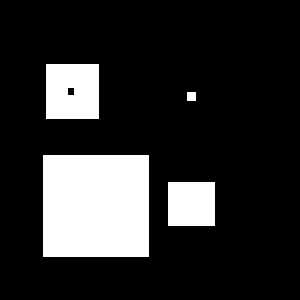
#> input picture 3x3/Image1.pgm, 300 x 300 px
$ python 3x3.py
#> lines starting #> are read from the running program, lines starting #| are printed output that depends on the picture; after the words box and inside, x2 and y2 are one past the last pixel; in counts of white or black regions, pixels touching at a corner belong together
import numpy as np
import cv2
import Queue
from matplotlib import pyplot as plt

#이미지 라벨링 함수
def labeling(height, width, image):
    #라벨링 할 행열 선언
    lab_img= [[0 for col in range(height)] for row in range(width)]

    #원본 이미지 행열을 복사하여 라벨링 할 행열에 넣어줌
    for i in range(0, height):
        for j in range(0, width):
            if (image[i][j] == 255):
                lab_img[i][j] = -1 #라벨링이 되지 않은 값이므로 1이 아닌 -1로 저장함
            if (image[i][j] == 0):
                lab_img[i][j] = 0
            if (j == 0 or j == width-1 or i == 0 or i == height-1): #영상 바깥으로 나가는 것 방지하기 위해 경계 값은 0으로 설정
                lab_img[i][j] = 0

    label=1 #라벨링 번호는 1부터 시작

    #라벨링 할 행열을 검사함. 영상 바깥으로 나가는 것을 방지하기 위해 1부터 높이-2, 폭-2 까지 검사함
    for i in range (1, height-1):
        for j in range (1, width-1):
            if (lab_img[i][j] == -1): #번호가 붙여져 있지 않으면
                efficient_floodfill4(lab_img,i,j,label) #4연결성 검사
                label += 1 #다음 라벨링 번호


#4연결성 범람 채움 함수. 스택 오버플로우를 피하는 법
def efficient_floodfill4(lab_img,i,j,label):

    #비어있는 큐 생성
    q = Queue.Queue()

    #큐에 검사 할 원소 넣어줌
    q.put((i,j))

    while (q.empty() == False) :

        #선언
        (y,x) = (0,0)

        #큐에서 원소 하나 꺼냄
        (y,x) = q.get()

        if (lab_img[y][x] == -1) : #번호가 붙여져 있지 않으면
            #선언
            left = right = x

            #아직 미처리 상태의 열 찾음. 양 옆 검사
            while (lab_img[y][left-1] == -1):
                left -= 1
            while (lab_img[y][right+1] == -1):
                right += 1

            #left부터 right까지 검사해줌
            for c in range(left, right+1):
                lab_img[y][c] = label #라벨링 해줌
                #위아래 좌표에 번호가 없으면 위아래 좌표를 큐에 추가해서 그 열도 검사할 수 있도록 함
                if (lab_img[y-1][c] == -1 and (c==left or lab_img[y-1][c-1]!=-1)):
                    q.put((y-1,c))
                if (lab_img[y+1][c] == -1 and (c==left or lab_img[y+1][c-1]!=-1)):
                    q.put((y+1,c))


#팽창 함수
def dilation(height, width, image):
    #팽창 할 이미지 복사
    dil_img = image.copy()

    for i in range(0, height):
        for j in range(0, width):
            if (image[i][j] == 255):
                image[i][j] = 1 #검사를 위해 1로 바꿔줌
                dil_img[i][j] = 1
            if (j == 0 or j == width - 1 or i == 0 or i == height - 1): #영상 바깥으로 나가는 것 방지하기 위해 경계 값은 0으로 설정
                dil_img[i][j] = 0

    #3X3 크기의 윈도우 만들어줌
    window = [[1 for col in range (3)] for row in range (3)]

    #팽창 할 원본 행열을 검사함. 영상 바깥으로 나가는 것을 방지하기 위해 1부터 높이-2, 폭-2 까지 검사함
    for i in range(1, height - 1):
        for j in range(1, width - 1):
            #현재 검사 요소 값이 1이면 필터에 해당하는 범위를 모두 1로 바꾸어줌. 4연결성이기 때문에 대각선은 변경해주지 않음
            if (image[i][j] == window[1][1]):
                #영상 출력을 위해 1이 아닌 255로 바꿔줌
                dil_img[i-1][j] = 255
                dil_img[i][j-1] = 255
                dil_img[i][j] = 255
                dil_img[i][j+1] = 255
                dil_img[i+1][j] = 255


    #이미지 출력
    cv2.imshow("dilation image", dil_img)

    #esc키를 눌러야만 이미지가 사라지고 프로그램 종료
    while 1:
        key = cv2.waitKey(0)
        if key == 27 : #esc key
            cv2.destroyAllWindows()
            break


#침식 함수
def erosion(height, width, image):
    #침식 할 이미지 복사
    ero_img = image.copy()

    for i in range(0, height):
        for j in range(0, width):
            if (image[i][j] == 255):
                image[i][j] = 1 #검사를 위해 1로 바꿔줌
                ero_img[i][j] = 1
            if (j == 0 or j == width - 1 or i == 0 or i == height - 1): #영상 바깥으로 나가는 것 방지하기 위해 경계 값은 0으로 설정
                ero_img[i][j] = 0

    #3X3 크기의 윈도우 만들어줌
    window = [[1 for col in range (3)] for row in range (3)]

    #침식 할 원본 행열을 검사함. 영상 바깥으로 나가는 것을 방지하기 위해 1부터 높이-2, 폭-2 까지 검사함
    for i in range(1, height - 1):
        for j in range(1, width - 1):
            #4연결 중 모두 1일 때만 현재 위치 값을 1로 바꾸어줌. 4연결성이기 때문에 대각선은 검사해주지 않음
            if (image[i - 1][j] == window[0][1] and image[i][j - 1] == window[1][0] and image[i][j] == window[1][1]
                and image[i][j + 1] == window[1][2] and image[i + 1][j] == window[2][1]):
                #영상 출력을 위해 1이 아닌 255로 바꿔줌
                ero_img[i][j] = 255

            else:
                ero_img[i][j] = 0

    #이미지 출력
    cv2.imshow("erosion image", ero_img)

    #esc키를 눌러야만 이미지가 사라지고 프로그램 종료
    while 1:
        key = cv2.waitKey(0)
        if key == 27:  # esc key
            cv2.destroyAllWindows()
            break


#image 불러옴
img = cv2.imread('Image1.pgm')
#> img is the input picture: shape (300, 300, 3); 17.6% white; 4 white regions, box (x1, y1, x2, y2) and area: (43, 155, 149, 257) 10812, (46, 64, 99, 119) 2873, (168, 182, 215, 226) 2068, (187, 92, 196, 101) 81

#회색 영상으로 변환
image = cv2.cvtColor(img, cv2.COLOR_BGR2GRAY)

#이미지 정보(높이, 폭) 받아옴
height, width = image.shape
#> height = 300; width = 300

labeling(height, width, image)
dilation(height, width, image)
#> after the loop in dilation, `for i in range(0, height):`:
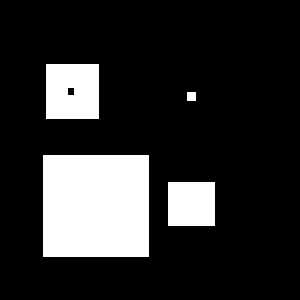
#> dil_img: shape (300, 300); values 0 (black) and 1 (white), 17.6% white; 4 white regions, box (x1, y1, x2, y2) and area: (43, 155, 149, 257) 10812, (46, 64, 99, 119) 2873, (168, 182, 215, 226) 2068, (187, 92, 196, 101) 81
#> after the loop in dilation, `for i in range(1, height - 1):`:
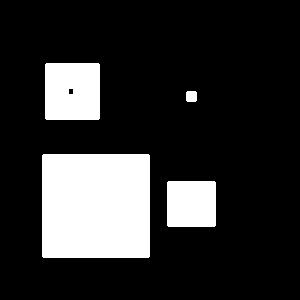
#> dil_img: shape (300, 300); 18.6% white; 4 white regions, box (x1, y1, x2, y2) and area: (42, 154, 150, 258) 11228, (45, 63, 100, 120) 3111, (167, 181, 216, 227) 2250, (186, 91, 197, 102) 117
#> (key Esc is pressed here)
erosion(height, width, image)
#> after the loop in erosion, `for i in range(1, height - 1):`:
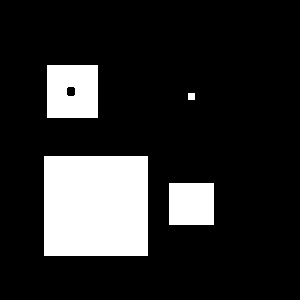
#> ero_img: shape (300, 300); 16.6% white; 4 white regions, box (x1, y1, x2, y2) and area: (44, 156, 148, 256) 10400, (47, 65, 98, 118) 2635, (169, 183, 214, 225) 1890, (188, 93, 195, 100) 49
#> (key Esc is pressed here)
